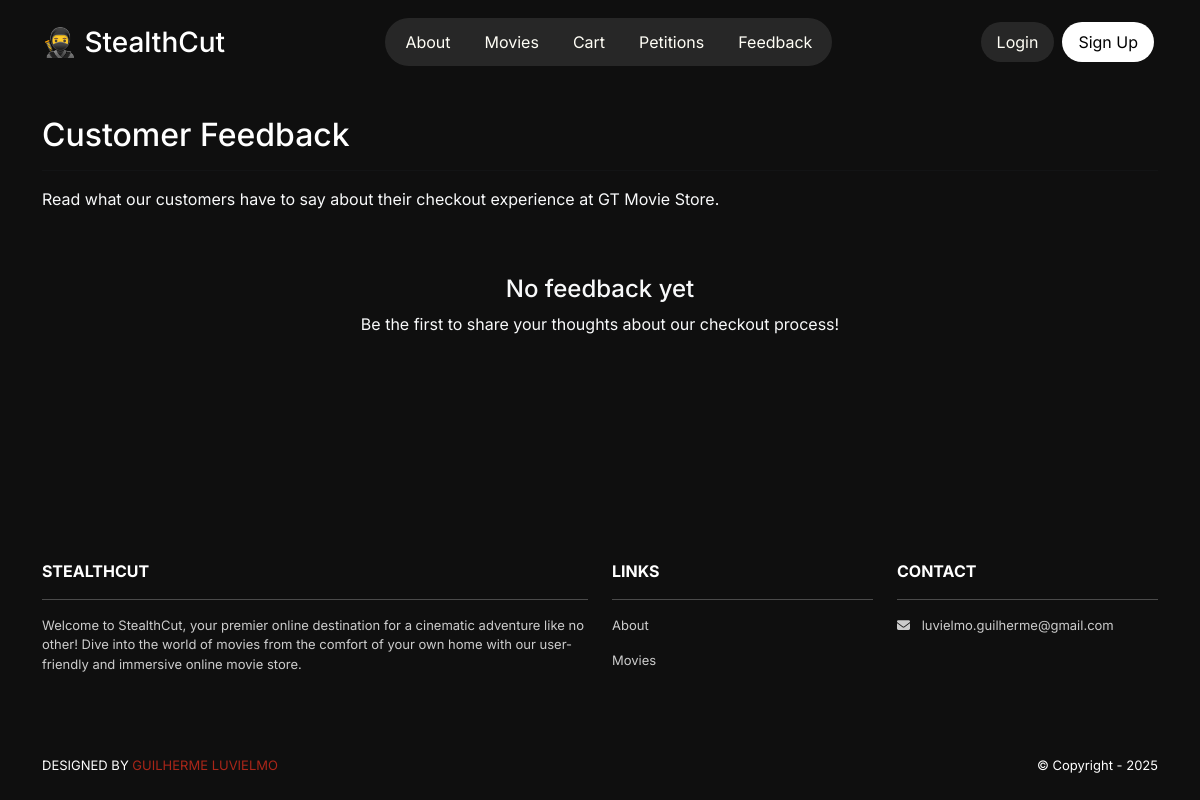
/feedback/view/, run on an earlier commit of the app's database.
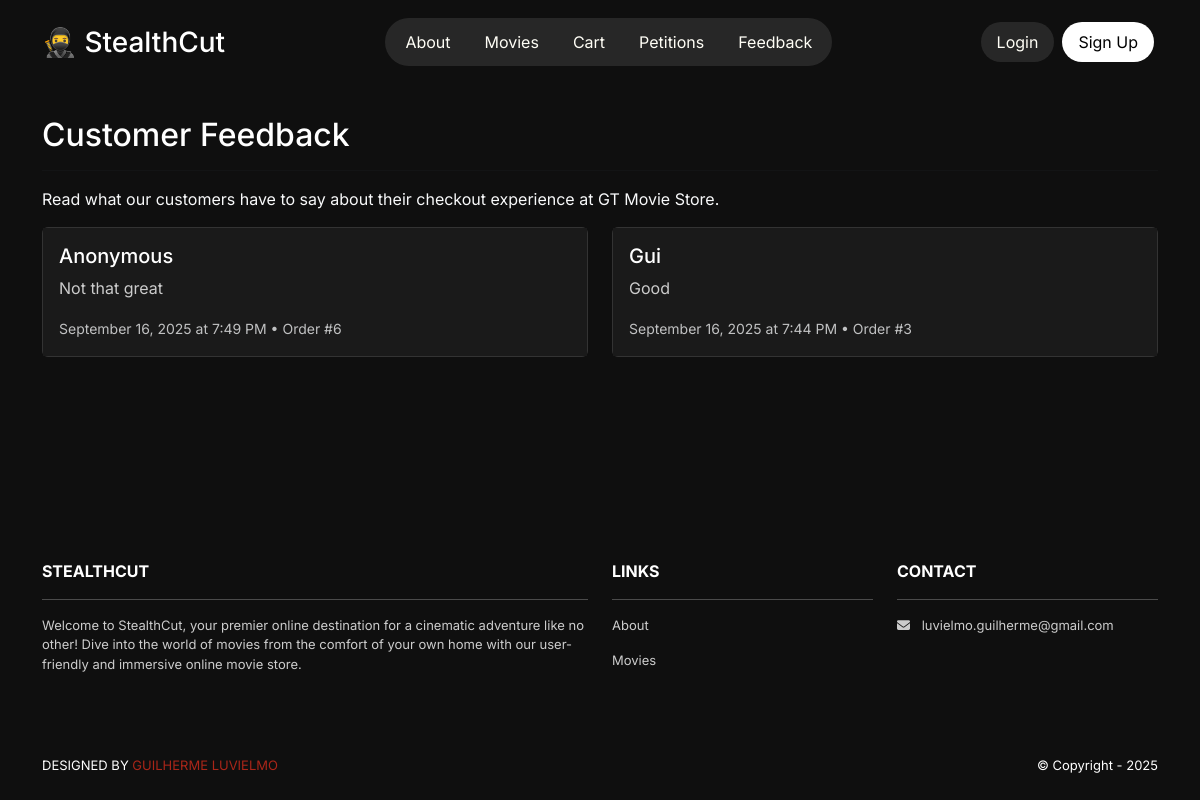
And on a later commit of the database.
### feedback/models.py (models this page shows, shortened)
class Feedback(models.Model):
    id = models.AutoField(primary_key=True)
    name = models.CharField(max_length=100, blank=True, null=True, help_text="Optional: Leave empty to remain anonymous")
    thoughts = models.TextField(help_text="Your thoughts about the checkout process")
    order = models.ForeignKey('cart.Order', on_delete=models.CASCADE, null=True, blank=True, help_text="Associated order")
    user = models.ForeignKey(User, on_delete=models.CASCADE, null=True, blank=True, help_text="User who submitted feedback")
    created_at = models.DateTimeField(auto_now_add=True)
    class Meta:
        ordering = ['-created_at']

### cart/models.py (models this page shows, shortened)
class Order(models.Model):
    id = models.AutoField(primary_key=True)
    total = models.IntegerField()
    date = models.DateTimeField(auto_now_add=True)
    user = models.ForeignKey(User, on_delete=models.CASCADE)

### feedback/views.py (the view)
# urls.py: path('view/', views.view_feedback, name='feedback.view'),
def view_feedback(request):
    feedback_list = Feedback.objects.all().order_by('-created_at')
    template_data = {
        'title': 'Customer Feedback',
        'feedback_list': feedback_list
    }
    return render(request, 'feedback/view_feedback.html', {'template_data': template_data})

### feedback/templates/feedback/view_feedback.html
{% extends 'base.html' %}
{% block content %}
<div class="p-3">
  <div class="container">
    <div class="row mt-3">
      <div class="col mx-auto mb-3">
        <h2>{{ template_data.title }}</h2>
        <hr />
        <p class="text-light">Read what our customers have to say about their checkout experience at GT Movie Store.</p>
        {% if template_data.feedback_list %}
          <div class="row">
            {% for feedback in template_data.feedback_list %}
              <div class="col-md-6 mb-4">
                <div class="card h-100">
                  <div class="card-body">
                    <h5 class="card-title">
                      {% if feedback.name %}
                        {{ feedback.name }}
                      {% else %}
                        Anonymous
                      {% endif %}
                    </h5>
                    <p class="card-text">{{ feedback.thoughts }}</p>
                    <small class="text-light opacity-75">
                      {{ feedback.created_at|date:"F d, Y \a\t g:i A" }}
                      {% if feedback.order %}
                        • Order #{{ feedback.order.id }}
                      {% endif %}
                    </small>
                  </div>
                </div>
              </div>
            {% endfor %}
          </div>
        {% else %}
          <div class="text-center py-5">
            <h4 class="text-light">No feedback yet</h4>
            <p class="text-light">Be the first to share your thoughts about our checkout process!</p>
          </div>
        {% endif %}
      </div>
    </div>
  </div>
</div>
{% endblock content %}

What changed in the data, as far as the page shows it:
added Feedback: shows "Anonymous", thoughts "Not that great", created_at "September 16, 2025 at 7:49 PM", order.id "6"
added Feedback: name "Gui", thoughts "Good", created_at "September 16, 2025 at 7:44 PM", order.id "3"
Also different on the page:
text no longer shown: "No feedback yet Be the first to share your thoughts about our checkout process!"
